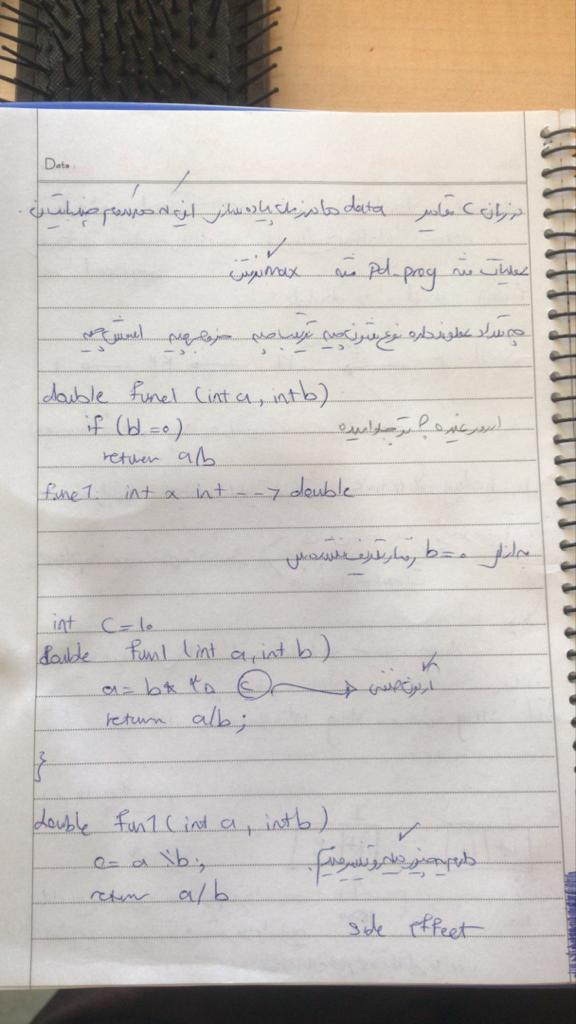
#> input picture images/WhatsApp Image 2021-05-17 at 12.15.24 PM (1).jpeg, 576 x 1024 px; its folder holds 4 pictures in this run
$ python enhancement_images.py   (older library calls are emulated)
#> lines starting #> are read from the running program, lines starting #| are printed output that depends on the picture
import cv2
import os
import matplotlib.pyplot as plt
import numpy as np
from skimage.util import view_as_blocks
from PIL import Image
import os
import sys
from skimage import exposure
import skimage.io as ski
from skimage import color
import skimage.transform
from skimage.transform import rescale
from skimage.data import page
from skimage.filters import (threshold_otsu, threshold_niblack,
                             threshold_sauvola)
from skimage import data, img_as_float
from skimage.restoration import denoise_nl_means, estimate_sigma

from skimage.util import random_noise

file_names =[]

def load_images_from_folder(folder):
#> called with folder = './images'
    images = []
    for filename in os.listdir(folder):
        img = cv2.imread(os.path.join(folder, filename))
#> img is the input picture: shape (1024, 576, 3); mean B, G, R 183.3, 189.1, 195.4
        file_names.append(filename)
        if img is not None:
            images.append(img)
    return images


images = load_images_from_folder('./images')
print(images)


# rescaling images
images_rescaled = []


def rescale_images(images,path):
#> called with path = './scaling/raw-image-v1'
    count = 0
    rescaled = []
    for image in images:
        new_image = rescale(image, 0.3, anti_aliasing=False)
        rescaled.append(new_image)
        ski.imsave(f'{path}-{file_names[count]}',new_image)
        count =  count + 1
#> this loop made 1 pass
#> pass 1, in rescale_images, `new_image = rescale(image, 0.3, anti_aliasing=False)`:
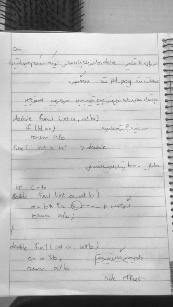
#> new_image: shape (307, 173, 1) float64; min 0.0706, max 0.977, mean 0.741
    return rescaled

# [7 lines of commented-out code are left out]


#> (the run stopped early here; a loop or call above may not have finished)
